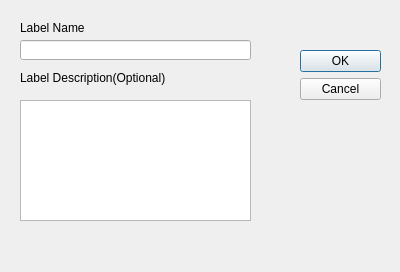
<?xml version="1.0" encoding="UTF-8"?>
<ui version="4.0">
 <class>Dialog_addLabel</class>
 <widget class="QDialog" name="Dialog_addLabel">
  <property name="geometry">
   <rect>
    <x>0</x>
    <y>0</y>
    <width>400</width>
    <height>272</height>
   </rect>
  </property>
  <property name="windowTitle">
   <string>Dialog</string>
  </property>
  <widget class="QDialogButtonBox" name="buttonBox_cancel">
   <property name="geometry">
    <rect>
     <x>300</x>
     <y>50</y>
     <width>81</width>
     <height>241</height>
    </rect>
   </property>
   <property name="orientation">
    <enum>Qt::Vertical</enum>
   </property>
   <property name="standardButtons">
    <set>QDialogButtonBox::Cancel|QDialogButtonBox::Ok</set>
   </property>
  </widget>
  <widget class="QLineEdit" name="lineEdit_name">
   <property name="geometry">
    <rect>
     <x>20</x>
     <y>40</y>
     <width>231</width>
     <height>20</height>
    </rect>
   </property>
  </widget>
  <widget class="QTextEdit" name="textEdit_labelDescription">
   <property name="geometry">
    <rect>
     <x>20</x>
     <y>100</y>
     <width>231</width>
     <height>121</height>
    </rect>
   </property>
  </widget>
  <widget class="QLabel" name="label_labelDescription">
   <property name="geometry">
    <rect>
     <x>20</x>
     <y>70</y>
     <width>321</width>
     <height>16</height>
    </rect>
   </property>
   <property name="text">
    <string>Label Description(Optional)</string>
   </property>
  </widget>
  <widget class="QLabel" name="label_name">
   <property name="geometry">
    <rect>
     <x>20</x>
     <y>20</y>
     <width>71</width>
     <height>16</height>
    </rect>
   </property>
   <property name="text">
    <string>Label Name</string>
   </property>
  </widget>
 </widget>
 <resources/>
 <connections>
  <connection>
   <sender>buttonBox_cancel</sender>
   <signal>accepted()</signal>
   <receiver>Dialog_addLabel</receiver>
   <slot>accept()</slot>
   <hints>
    <hint type="sourcelabel">
     <x>248</x>
     <y>254</y>
    </hint>
    <hint type="destinationlabel">
     <x>157</x>
     <y>274</y>
    </hint>
   </hints>
  </connection>
  <connection>
   <sender>buttonBox_cancel</sender>
   <signal>rejected()</signal>
   <receiver>Dialog_addLabel</receiver>
   <slot>reject()</slot>
   <hints>
    <hint type="sourcelabel">
     <x>316</x>
     <y>260</y>
    </hint>
    <hint type="destinationlabel">
     <x>286</x>
     <y>274</y>
    </hint>
   </hints>
  </connection>
 </connections>
</ui>
